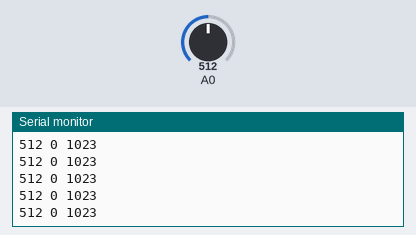
Bench run of a sketch on a simulated Arduino Uno, built with avr-gcc and run on an emulated ATmega328P. Parts: the last lines printed to the serial monitor. Inputs (shaded band) come from the test bench; at power-on: A0 = 512.

Above: at 5.7 s.
5.8 s: A0 set to 105
At 6.4 s:
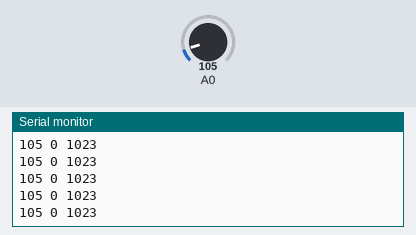
7.3 s: A0 set to 94
At 8.4 s:
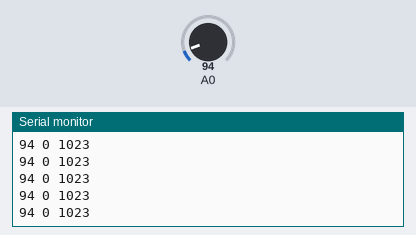
Timing chart, 0 to 9.8 s (numbered marks = the images above; inputs shaded):
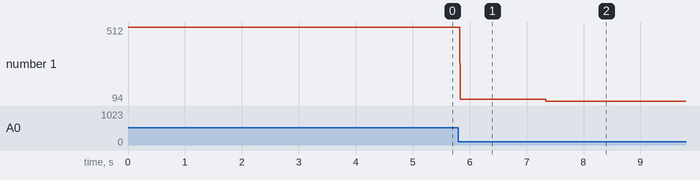

Measured:
- after the input at 5.8 s, the serial monitor: prints a new line at once (image 1)
- after the input at 7.3 s, the serial monitor: prints a new line at once (image 2)
- plotted number 1: 512 → 105 after the input at 5.8 s, 105 → 94 after the input at 7.3 s

The sketch:

hw2.ino
```cpp
void setup() {
 Serial.begin(19200);
 pinMode(A0, INPUT);
}
void loop() {
 int value;
 value = analogRead(A0);
 Serial.print(value);
 Serial.println(" 0 1023");
}
```
